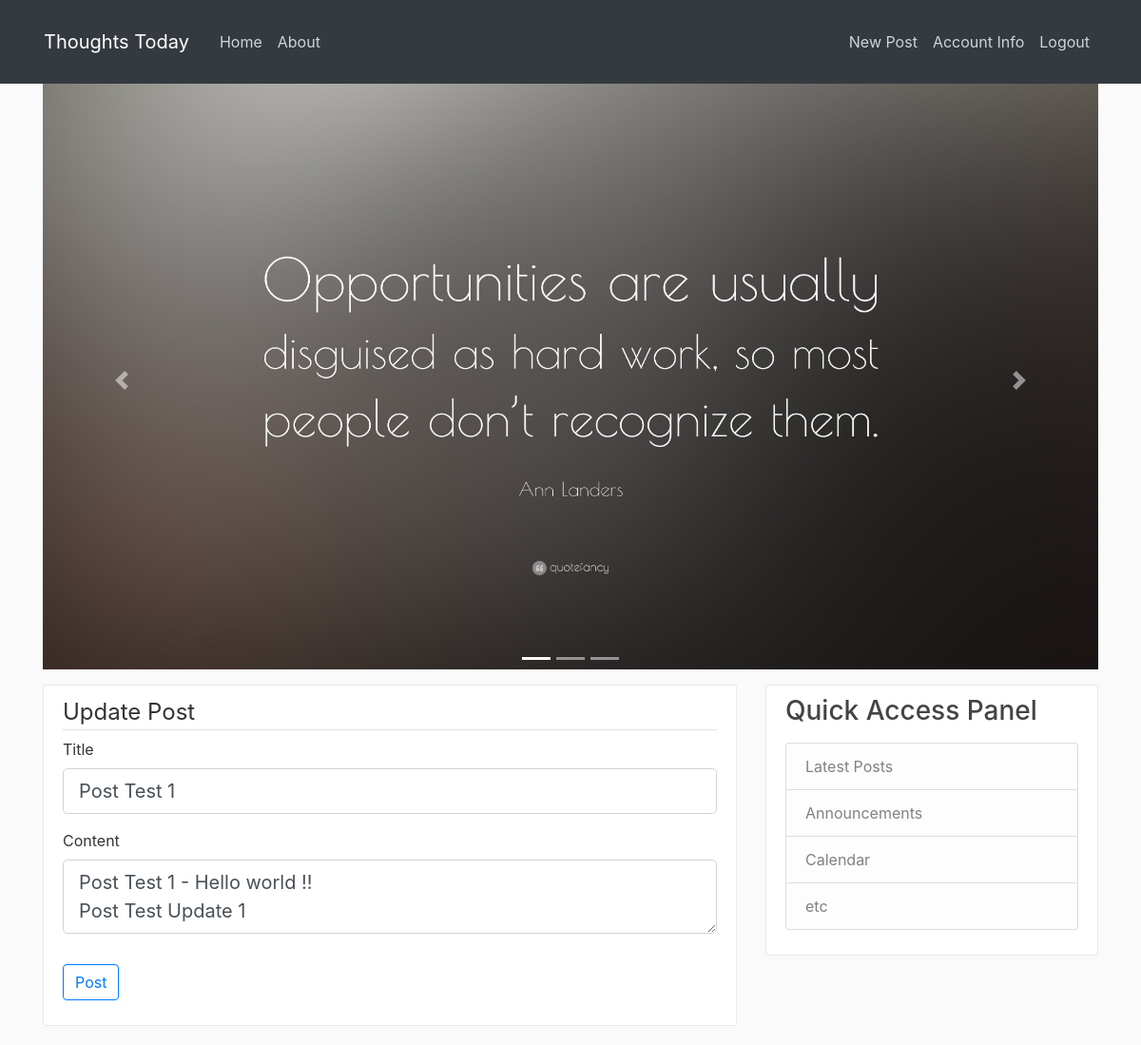
Screenshot of /post/1/update (signed in) with the database file from the repository.
### flaskblog/models.py (models this page shows, shortened)
class Post(db.Model):
    id = db.Column(db.Integer, primary_key=True)
    title = db.Column(db.String(120), nullable=False)
    date_posted = db.Column(db.DateTime, nullable=False,
                            default=datetime.utcnow)  # Just passing the function as an argument rather executed result of that.
    content = db.Column(db.Text, nullable=False)
    user_id = db.Column(db.Integer, db.ForeignKey('user.id'), nullable=False)

### flaskblog/posts/routes.py (the view)
@posts.route("/post/<int:post_id>/update", methods=['GET', 'POST'])
@login_required
def update_post(post_id):
    post = Post.query.get_or_404(post_id)
    if post.author != current_user:
        abort(403)
    form = PostForm()
    if form.validate_on_submit():
        post.title = form.title.data
        post.content = form.content.data
        db.session.commit()
        flash(f'Your post \'{post.title}\' has been updated', 'success')
        return redirect(url_for('posts.post', post_id=post.id))
    elif request.method == 'GET':
        form.title.data = post.title
        form.content.data = post.content
    return render_template('create_post.html', title='Update Post', form=form, legend='Update Post')

### flaskblog/posts/forms.py
class PostForm(FlaskForm):
    title = StringField('Title', validators=[DataRequired()])
    content = TextAreaField('Content', validators=[DataRequired()])
    submit = SubmitField('Post')

### flaskblog/models.py (called while the page is built)
@login_manager.user_loader
def load_user(user_id):
    return User.query.get(int(user_id))

### flaskblog/templates/create_post.html (shortened to what this page needs)
{% extends "layout.html"%}
{% block content %}
<div class="content-section">
    <form action="" class="" method="post">
        <fieldset class="form-group">
            <legend class="border-bottom mb4">{{ legend }}</legend>
            <div class="form-group">
                {{form.title.label(class='form-control-label')}}
                {% if form.title.errors %}
                {{ form.title.label(class='form-control-label is-invalid') }}
                <div class="invalid-feedback">
                    {% for error in form.title.errors %}
                    <span>{{ error }}</span>
                    {% endfor%}
                </div>
                {% else %}
                {{ form.title(class='form-control form-control-lg') }}
                {% endif %}
            </div>
            <div class="form-group">
                {{form.content.label(class='form-control-label')}}
                {% if form.content.errors %}
                {{form.content.label(class='form-control-label is-invalid')}}
                <div class="invalid-feedback">
                    {% for error in form.content.errors %}
                    <span>{{ error }}</span>
                    {% endfor%}
                </div>
                {% else %}
                {{form.content(class='form-control form-control-lg')}}
                {% endif %}
            </div>
        </fieldset>
        <div class="form-group">
            {{form.submit(class="btn btn-outline-primary")}}
        </div>
    </form>
</div>
{% endblock content %}

### flaskblog/static/main.css (style rules this page uses)
body { background: #fafafa; color: #333333; margin-top: 5em; }
.content-section { background: #ffffff; padding: 10px 20px; border: 1px solid #e8e8e8; border-radius: 3px; margin-bottom: 20px; }

### rows the page displays
Post: title "Post Test 1", content "Post Test 1 - Hello world !! Post Test Update 1"

### other values shown
{{ legend }} "Update Post"
